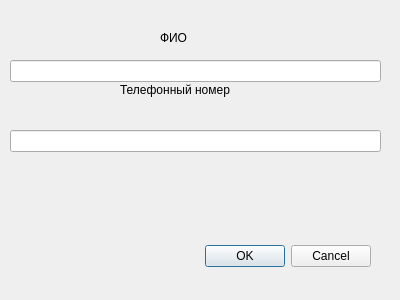
<?xml version="1.0" encoding="UTF-8"?>
<ui version="4.0">
 <class>addTelephoneWidget</class>
 <widget class="QDialog" name="addTelephoneWidget">
  <property name="windowModality">
   <enum>Qt::WindowModality::WindowModal</enum>
  </property>
  <property name="geometry">
   <rect>
    <x>0</x>
    <y>0</y>
    <width>400</width>
    <height>300</height>
   </rect>
  </property>
  <property name="windowTitle">
   <string>Dialog</string>
  </property>
  <widget class="QDialogButtonBox" name="buttonBox">
   <property name="geometry">
    <rect>
     <x>30</x>
     <y>240</y>
     <width>341</width>
     <height>32</height>
    </rect>
   </property>
   <property name="orientation">
    <enum>Qt::Orientation::Horizontal</enum>
   </property>
   <property name="standardButtons">
    <set>QDialogButtonBox::StandardButton::Cancel|QDialogButtonBox::StandardButton::Ok</set>
   </property>
  </widget>
  <widget class="QLabel" name="label">
   <property name="geometry">
    <rect>
     <x>160</x>
     <y>30</y>
     <width>31</width>
     <height>16</height>
    </rect>
   </property>
   <property name="text">
    <string>ФИО</string>
   </property>
  </widget>
  <widget class="QLineEdit" name="fullNameLineEdit">
   <property name="geometry">
    <rect>
     <x>10</x>
     <y>60</y>
     <width>371</width>
     <height>22</height>
    </rect>
   </property>
   <property name="text">
    <string/>
   </property>
  </widget>
  <widget class="QLabel" name="label_2">
   <property name="geometry">
    <rect>
     <x>120</x>
     <y>80</y>
     <width>121</width>
     <height>20</height>
    </rect>
   </property>
   <property name="text">
    <string>Телефонный номер</string>
   </property>
  </widget>
  <widget class="QLineEdit" name="telephoneNumberLineEdit">
   <property name="geometry">
    <rect>
     <x>10</x>
     <y>130</y>
     <width>371</width>
     <height>22</height>
    </rect>
   </property>
  </widget>
 </widget>
 <resources/>
 <connections>
  <connection>
   <sender>buttonBox</sender>
   <signal>accepted()</signal>
   <receiver>addTelephoneWidget</receiver>
   <slot>accept()</slot>
   <hints>
    <hint type="sourcelabel">
     <x>248</x>
     <y>254</y>
    </hint>
    <hint type="destinationlabel">
     <x>157</x>
     <y>274</y>
    </hint>
   </hints>
  </connection>
  <connection>
   <sender>buttonBox</sender>
   <signal>rejected()</signal>
   <receiver>addTelephoneWidget</receiver>
   <slot>reject()</slot>
   <hints>
    <hint type="sourcelabel">
     <x>316</x>
     <y>260</y>
    </hint>
    <hint type="destinationlabel">
     <x>286</x>
     <y>274</y>
    </hint>
   </hints>
  </connection>
 </connections>
</ui>
